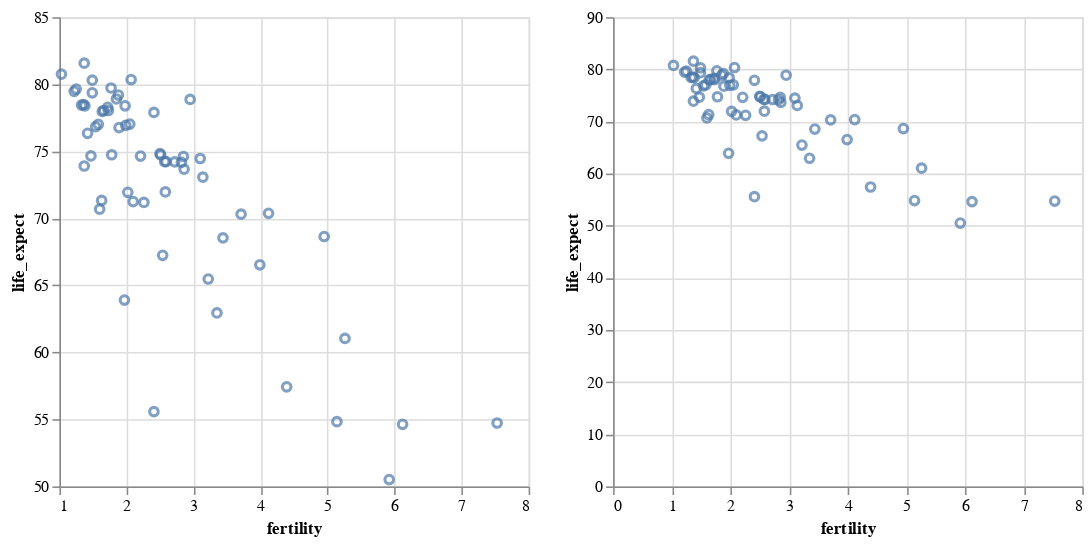

The notebook cell saved with this chart:
### Code cell
zero_included = alt.Chart(data2000).mark_point().encode(
    alt.X('fertility:Q', scale=alt.Scale(zero=False)),
    alt.Y('life_expect:Q', scale=alt.Scale(zero=False))
)
zero_excluded = alt.Chart(data2000).mark_point().encode(
    alt.X('fertility:Q'),
    alt.Y('life_expect:Q')
)
zero_included | zero_excluded

### Figure 1 — Vega-Lite specification as saved in the notebook (floating-point values rounded to 4 significant figures)
{"config": {"view": {"continuousWidth": 300, "continuousHeight": 300}}, "hconcat": [{"mark": {"type": "point"}, "encoding": {"x": {"field": "fertility", "scale": {"zero": false}, "type": "quantitative"}, "y": {"field": "life_expect", "scale": {"zero": false}, "type": "quantitative"}}}, {"mark": {"type": "point"}, "encoding": {"x": {"field": "fertility", "type": "quantitative"}, "y": {"field": "life_expect", "type": "quantitative"}}}], "data": {"name": "data-bc091f26dcbfed41e77a4db283369a07"}, "$schema": "https://vega.github.io/schema/vega-lite/v5.20.1.json", "datasets": {"data-bc091f26dcbfed41e77a4db283369a07": [{"year": 2000, "country": "Afghanistan", "cluster": 0, "pop": 19542982, "life_expect": 54.73, "fertility": 7.53}, {"year": 2000, "country": "Argentina", "cluster": 3, "pop": 37070774, "life_expect": 74.22, "fertility": 2.59}, {"year": 2000, "country": "Australia", "cluster": 4, "pop": 19017963, "life_expect": 79.72, "fertility": 1.77}, {"year": 2000, "country": "Austria", "cluster": 1, "pop": 8010428, "life_expect": 78.49, "fertility": 1.36}, {"year": 2000, "country": "Bahamas", "cluster": 3, "pop": 325014, "life_expect": 71.25, "fertility": 2.1}, {"year": 2000, "country": "Bangladesh", "cluster": 0, "pop": 129193327, "life_expect": 65.47, "fertility": 3.22}, {"year": 2000, "country": "Barbados", "cluster": 3, "pop": 264657, "life_expect": 74.74, "fertility": 1.78}, {"year": 2000, "country": "Belgium", "cluster": 1, "pop": 10264343, "life_expect": 78.04, "fertility": 1.66}, {"year": 2000, "country": "Bolivia", "cluster": 3, "pop": 8592656, "life_expect": 66.53, "fertility": 3.99}, {"year": 2000, "country": "Brazil", "cluster": 3, "pop": 175873720, "life_expect": 71.18, "fertility": 2.26}, {"year": 2000, "country": "Canada", "cluster": 3, "pop": 30683313, "life_expect": 79.36, "fertility": 1.49}, {"year": 2000, "country": "Chile", "cluster": 3, "pop": 15351799, "life_expect": 76.93, "fertility": 1.99}, {"year": 2000, "country": "China", "cluster": 4, "pop": 1264099069, "life_expect": 71.33, "fertility": 1.63}, {"year": 2000, "country": "Colombia", "cluster": 3, "pop": 39215135, "life_expect": 74.23, "fertility": 2.57}, {"year": 2000, "country": "Costa Rica", "cluster": 3, "pop": 3979193, "life_expect": 77.9, "fertility": 2.41}, {"year": 2000, "country": "Croatia", "cluster": 1, "pop": 4548434, "life_expect": 74.65, "fertility": 1.47}, {"year": 2000, "country": "Cuba", "cluster": 3, "pop": 11105791, "life_expect": 77.01, "fertility": 1.58}, {"year": 2000, "country": "Dominican Republic", "cluster": 3, "pop": 8540791, "life_expect": 73.66, "fertility": 2.86}, {"year": 2000, "country": "Ecuador", "cluster": 3, "pop": 12626507, "life_expect": 74.46, "fertility": 3.1}, {"year": 2000, "country": "Egypt", "cluster": 5, "pop": 71371371, "life_expect": 68.54, "fertility": 3.44}, {"year": 2000, "country": "El Salvador", "cluster": 3, "pop": 5958482, "life_expect": 73.07, "fertility": 3.14}, {"year": 2000, "country": "Finland", "cluster": 1, "pop": 5176209, "life_expect": 78.04, "fertility": 1.73}, {"year": 2000, "country": "France", "cluster": 1, "pop": 58665453, "life_expect": 79.19, "fertility": 1.88}, {"year": 2000, "country": "Georgia", "cluster": 1, "pop": 4265172, "life_expect": 70.68, "fertility": 1.6}, {"year": 2000, "country": "Germany", "cluster": 1, "pop": 81551677, "life_expect": 78.39, "fertility": 1.38}, {"year": 2000, "country": "Greece", "cluster": 1, "pop": 11038109, "life_expect": 78.44, "fertility": 1.33}, {"year": 2000, "country": "Grenada", "cluster": 3, "pop": 107432, "life_expect": 71.97, "fertility": 2.58}, {"year": 2000, "country": "Haiti", "cluster": 3, "pop": 8360225, "life_expect": 57.43, "fertility": 4.39}, {"year": 2000, "country": "Hong Kong, China", "cluster": 4, "pop": 6731195, "life_expect": 80.75, "fertility": 1.03}, {"year": 2000, "country": "Iceland", "cluster": 1, "pop": 281462, "life_expect": 80.35, "fertility": 2.07}, {"year": 2000, "country": "India", "cluster": 0, "pop": 1059633675, "life_expect": 62.94, "fertility": 3.35}, {"year": 2000, "country": "Indonesia", "cluster": 4, "pop": 214072421, "life_expect": 67.24, "fertility": 2.54}, {"year": 2000, "country": "Iran", "cluster": 5, "pop": 65544383, "life_expect": 71.94, "fertility": 2.02}, {"year": 2000, "country": "Iraq", "cluster": 5, "pop": 24628858, "life_expect": 68.64, "fertility": 4.95}, {"year": 2000, "country": "Ireland", "cluster": 1, "pop": 3768950, "life_expect": 76.77, "fertility": 1.89}, {"year": 2000, "country": "Israel", "cluster": 5, "pop": 6116958, "life_expect": 78.87, "fertility": 2.95}, {"year": 2000, "country": "Italy", "cluster": 1, "pop": 56966397, "life_expect": 79.64, "fertility": 1.25}, {"year": 2000, "country": "Jamaica", "cluster": 3, "pop": 2612205, "life_expect": 74.64, "fertility": 2.21}, {"year": 2000, "country": "Japan", "cluster": 4, "pop": 126803861, "life_expect": 81.57, "fertility": 1.37}, {"year": 2000, "country": "Kenya", "cluster": 2, "pop": 30851606, "life_expect": 54.83, "fertility": 5.14}, {"year": 2000, "country": "Lebanon", "cluster": 5, "pop": 4320642, "life_expect": 74.82, "fertility": 2.5}, {"year": 2000, "country": "Mexico", "cluster": 3, "pop": 97873442, "life_expect": 74.21, "fertility": 2.72}, {"year": 2000, "country": "Netherlands", "cluster": 1, "pop": 15899135, "life_expect": 78.28, "fertility": 1.72}, {"year": 2000, "country": "New Zealand", "cluster": 4, "pop": 3855266, "life_expect": 78.39, "fertility": 1.98}, {"year": 2000, "country": "Nigeria", "cluster": 2, "pop": 122851984, "life_expect": 54.63, "fertility": 6.12}, {"year": 2000, "country": "North Korea", "cluster": 4, "pop": 23367059, "life_expect": 63.9, "fertility": 1.97}, {"year": 2000, "country": "Norway", "cluster": 1, "pop": 4491202, "life_expect": 78.9, "fertility": 1.85}, {"year": 2000, "country": "Pakistan", "cluster": 0, "pop": 154369924, "life_expect": 61.04, "fertility": 5.26}, {"year": 2000, "country": "Peru", "cluster": 3, "pop": 26654439, "life_expect": 74.61, "fertility": 2.85}, {"year": 2000, "country": "Philippines", "cluster": 4, "pop": 77958223, "life_expect": 70.31, "fertility": 3.71}, {"year": 2000, "country": "Poland", "cluster": 1, "pop": 38504431, "life_expect": 73.9, "fertility": 1.37}, {"year": 2000, "country": "Portugal", "cluster": 1, "pop": 10300626, "life_expect": 76.84, "fertility": 1.54}, {"year": 2000, "country": "Rwanda", "cluster": 2, "pop": 8109989, "life_expect": 50.51, "fertility": 5.92}, {"year": 2000, "country": "Saudi Arabia", "cluster": 5, "pop": 21547390, "life_expect": 70.37, "fertility": 4.12}, {"year": 2000, "country": "South Africa", "cluster": 2, "pop": 46813266, "life_expect": 55.58, "fertility": 2.41}, {"year": 2000, "country": "South Korea", "cluster": 4, "pop": 46788591, "life_expect": 76.34, "fertility": 1.42}, {"year": 2000, "country": "Spain", "cluster": 1, "pop": 40741651, "life_expect": 79.47, "fertility": 1.22}, {"year": 2000, "country": "Switzerland", "cluster": 1, "pop": 7182059, "life_expect": 80.3, "fertility": 1.49}, {"year": 2000, "country": "Turkey", "cluster": 1, "pop": 64113547, "life_expect": 74.73, "fertility": 2.51}, {"year": 2000, "country": "United Kingdom", "cluster": 1, "pop": 58850043, "life_expect": 77.97, "fertility": 1.64}, {"year": 2000, "country": "United States", "cluster": 3, "pop": 282398554, "life_expect": 77.03, "fertility": 2.05}, {"year": 2000, "country": "Venezuela", "cluster": 3, "pop": 24427729, "life_expect": 74.17, "fertility": 2.82}]}}
